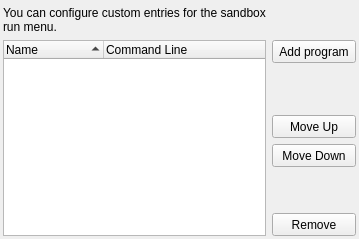
           <widget class="QWidget" name="tabRun">
            <attribute name="title">
             <string>Run Menu</string>
            </attribute>
            <layout class="QGridLayout" name="gridLayout_33">
             <property name="leftMargin">
              <number>3</number>
             </property>
             <property name="topMargin">
              <number>6</number>
             </property>
             <property name="rightMargin">
              <number>3</number>
             </property>
             <property name="bottomMargin">
              <number>3</number>
             </property>
             <item row="7" column="1">
              <widget class="QToolButton" name="btnDelCmd">
               <property name="sizePolicy">
                <sizepolicy hsizetype="Preferred" vsizetype="Fixed">
                 <horstretch>0</horstretch>
                 <verstretch>0</verstretch>
                </sizepolicy>
               </property>
               <property name="minimumSize">
                <size>
                 <width>0</width>
                 <height>23</height>
                </size>
               </property>
               <property name="text">
                <string>Remove</string>
               </property>
              </widget>
             </item>
             <item row="1" column="1">
              <widget class="QToolButton" name="btnAddCmd">
               <property name="sizePolicy">
                <sizepolicy hsizetype="Preferred" vsizetype="Fixed">
                 <horstretch>0</horstretch>
                 <verstretch>0</verstretch>
                </sizepolicy>
               </property>
               <property name="minimumSize">
                <size>
                 <width>0</width>
                 <height>23</height>
                </size>
               </property>
               <property name="text">
                <string>Add program</string>
               </property>
              </widget>
             </item>
             <item row="3" column="1">
              <spacer name="verticalSpacer_15">
               <property name="orientation">
                <enum>Qt::Vertical</enum>
               </property>
               <property name="sizeHint" stdset="0">
                <size>
                 <width>20</width>
                 <height>40</height>
                </size>
               </property>
              </spacer>
             </item>
             <item row="1" column="0" rowspan="7">
              <widget class="QTreeWidget" name="treeRun">
               <property name="sortingEnabled">
                <bool>true</bool>
               </property>
               <column>
                <property name="text">
                 <string>Name</string>
                </property>
               </column>
               <column>
                <property name="text">
                 <string>Command Line</string>
                </property>
               </column>
              </widget>
             </item>
             <item row="4" column="1">
              <widget class="QToolButton" name="btnCmdUp">
               <property name="sizePolicy">
                <sizepolicy hsizetype="Preferred" vsizetype="Fixed">
                 <horstretch>0</horstretch>
                 <verstretch>0</verstretch>
                </sizepolicy>
               </property>
               <property name="minimumSize">
                <size>
                 <width>0</width>
                 <height>23</height>
                </size>
               </property>
               <property name="text">
                <string>Move Up</string>
               </property>
              </widget>
             </item>
             <item row="5" column="1">
              <widget class="QToolButton" name="btnCmdDown">
               <property name="sizePolicy">
                <sizepolicy hsizetype="Preferred" vsizetype="Fixed">
                 <horstretch>0</horstretch>
                 <verstretch>0</verstretch>
                </sizepolicy>
               </property>
               <property name="minimumSize">
                <size>
                 <width>0</width>
                 <height>23</height>
                </size>
               </property>
               <property name="text">
                <string>Move Down</string>
               </property>
              </widget>
             </item>
             <item row="0" column="0">
              <widget class="QLabel" name="label_8">
               <property name="text">
                <string>You can configure custom entries for the sandbox run menu.</string>
               </property>
               <property name="wordWrap">
                <bool>true</bool>
               </property>
              </widget>
             </item>
             <item row="6" column="1">
              <spacer name="verticalSpacer_38">
               <property name="orientation">
                <enum>Qt::Vertical</enum>
               </property>
               <property name="sizeHint" stdset="0">
                <size>
                 <width>20</width>
                 <height>40</height>
                </size>
               </property>
              </spacer>
             </item>
            </layout>
           </widget>
